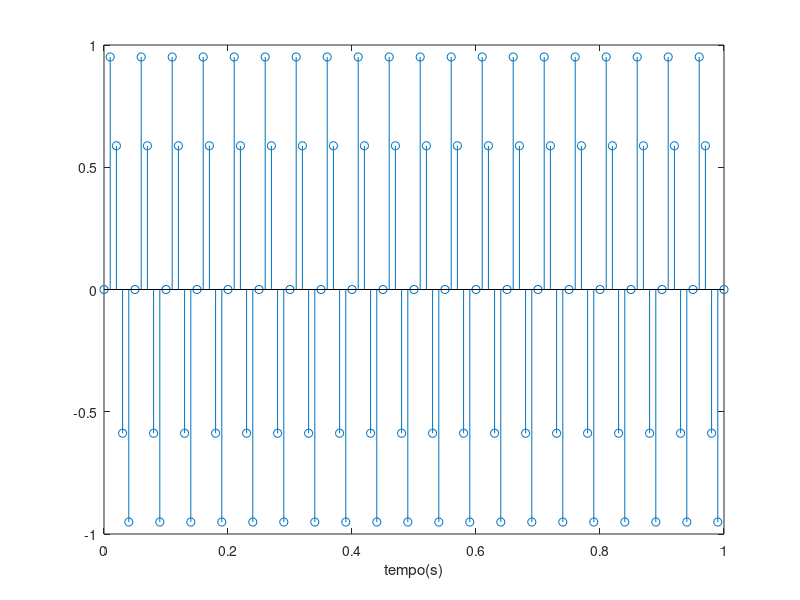
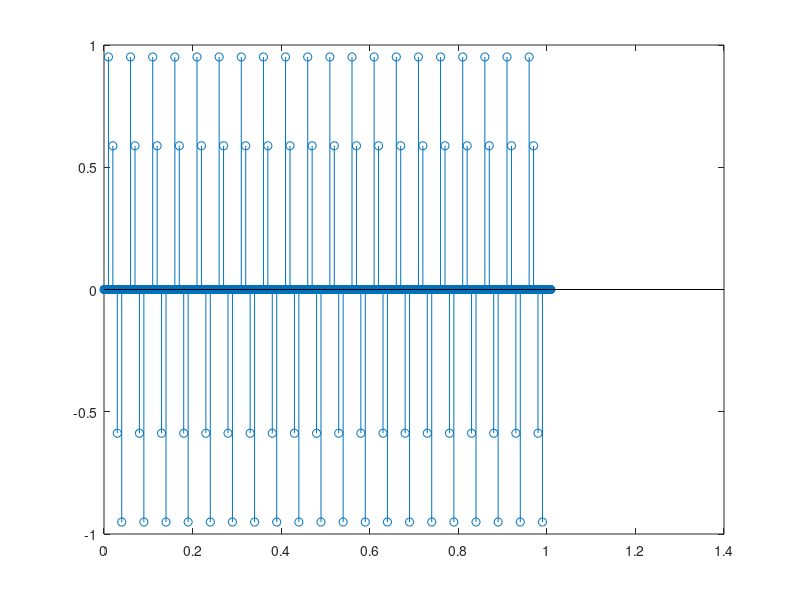
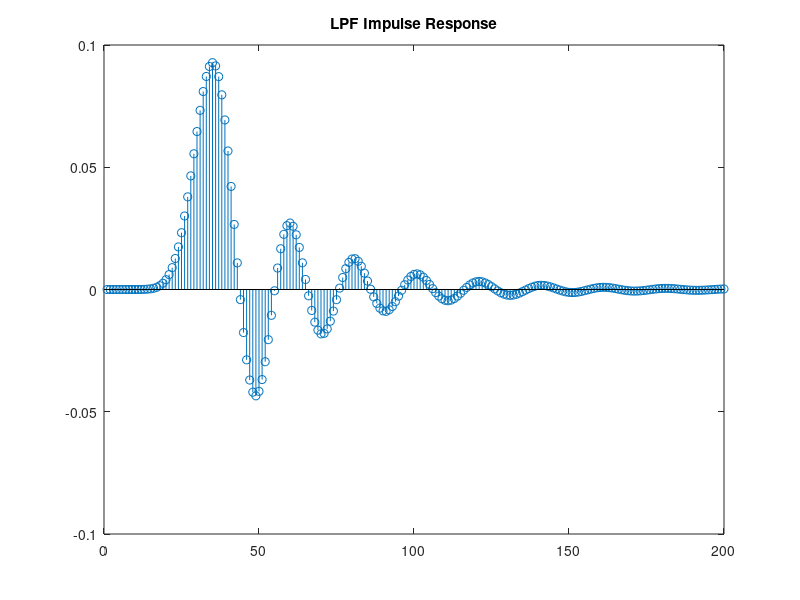
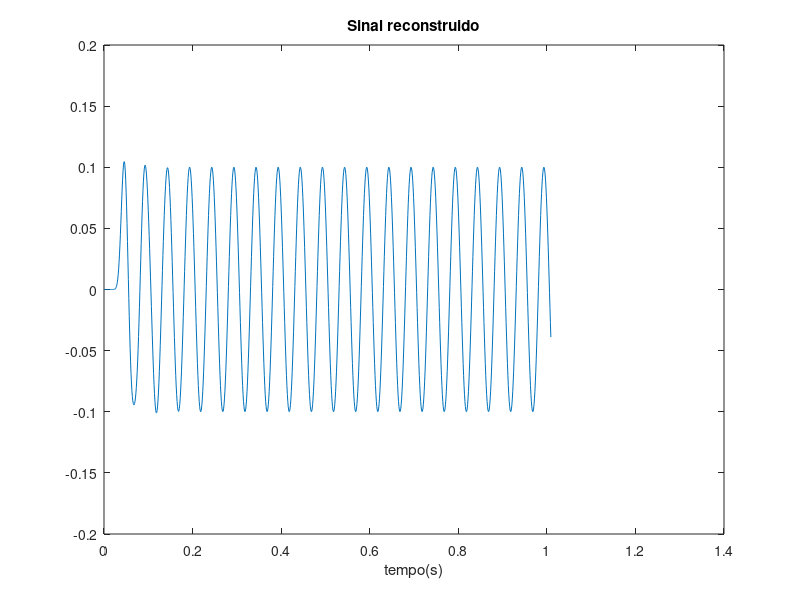

The MATLAB script that drew these images, in order:
pkg load signal
Fs=100;
Fsig=20;
t=0:1/Fs:1;
s=sin(2*pi*Fsig*t);
%Amostras do sinal
stem(t,s)
xlabel 'tempo(s)'
M=10; % upsample factor
sup=upsample(s,M);
figure
tup=0:1/Fs/M:1.009;
stem(tup,sup)
%filtro passa-baixo, freq de corte 1/M*FNyq
[b,a] = butter(15, 1/M);
%resposta impulsional do filtro
impulse=[1;zeros(199,1)];
figure
impresp=filter(b,a,impulse);
stem(impresp)
title 'LPF Impulse Response'	
%sinal reconstruido
figure
yfilt=filter(b,a,sup);
plot(tup,yfilt)
title 'Sinal reconstruido'
xlabel 'tempo(s)'	
	